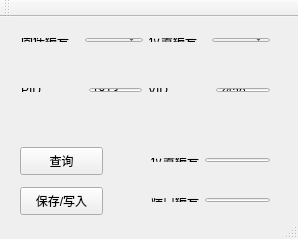
<?xml version="1.0" encoding="UTF-8"?>
<ui version="4.0">
 <class>MainWindow</class>
 <widget class="QMainWindow" name="MainWindow">
  <property name="geometry">
   <rect>
    <x>0</x>
    <y>0</y>
    <width>298</width>
    <height>239</height>
   </rect>
  </property>
  <property name="font">
   <font>
    <pointsize>9</pointsize>
   </font>
  </property>
  <property name="windowTitle">
   <string>MainWindow</string>
  </property>
  <widget class="QWidget" name="centralWidget">
   <widget class="QPushButton" name="pb_Inquiry">
    <property name="geometry">
     <rect>
      <x>20</x>
      <y>130</y>
      <width>83</width>
      <height>28</height>
     </rect>
    </property>
    <property name="text">
     <string>查询</string>
    </property>
   </widget>
   <widget class="QPushButton" name="pb_Write">
    <property name="geometry">
     <rect>
      <x>20</x>
      <y>170</y>
      <width>83</width>
      <height>28</height>
     </rect>
    </property>
    <property name="font">
     <font>
      <pointsize>9</pointsize>
     </font>
    </property>
    <property name="text">
     <string>保存/写入</string>
    </property>
   </widget>
   <widget class="QWidget" name="layoutWidget">
    <property name="geometry">
     <rect>
      <x>10</x>
      <y>10</y>
      <width>271</width>
      <height>26</height>
     </rect>
    </property>
    <layout class="QGridLayout" name="gridLayout">
     <item row="0" column="0">
      <widget class="QLabel" name="label">
       <property name="text">
        <string>固件编号</string>
       </property>
      </widget>
     </item>
     <item row="0" column="1">
      <widget class="QComboBox" name="cb_FWSequenceNumber">
       <item>
        <property name="text">
         <string>1</string>
        </property>
       </item>
       <item>
        <property name="text">
         <string>2</string>
        </property>
       </item>
      </widget>
     </item>
     <item row="0" column="2">
      <widget class="QLabel" name="label_2">
       <property name="text">
        <string>位置编号</string>
       </property>
      </widget>
     </item>
     <item row="0" column="3">
      <widget class="QComboBox" name="cb_Address">
       <item>
        <property name="text">
         <string>1</string>
        </property>
       </item>
       <item>
        <property name="text">
         <string>2</string>
        </property>
       </item>
       <item>
        <property name="text">
         <string>3</string>
        </property>
       </item>
       <item>
        <property name="text">
         <string>4</string>
        </property>
       </item>
       <item>
        <property name="text">
         <string>5</string>
        </property>
       </item>
       <item>
        <property name="text">
         <string>6</string>
        </property>
       </item>
       <item>
        <property name="text">
         <string>7</string>
        </property>
       </item>
       <item>
        <property name="text">
         <string>8</string>
        </property>
       </item>
       <item>
        <property name="text">
         <string>9</string>
        </property>
       </item>
       <item>
        <property name="text">
         <string>10</string>
        </property>
       </item>
       <item>
        <property name="text">
         <string>11</string>
        </property>
       </item>
       <item>
        <property name="text">
         <string>12</string>
        </property>
       </item>
       <item>
        <property name="text">
         <string>13</string>
        </property>
       </item>
       <item>
        <property name="text">
         <string>14</string>
        </property>
       </item>
       <item>
        <property name="text">
         <string>15</string>
        </property>
       </item>
       <item>
        <property name="text">
         <string>16</string>
        </property>
       </item>
       <item>
        <property name="text">
         <string>17</string>
        </property>
       </item>
       <item>
        <property name="text">
         <string>18</string>
        </property>
       </item>
       <item>
        <property name="text">
         <string>19</string>
        </property>
       </item>
       <item>
        <property name="text">
         <string>20</string>
        </property>
       </item>
      </widget>
     </item>
    </layout>
   </widget>
   <widget class="QWidget" name="layoutWidget">
    <property name="geometry">
     <rect>
      <x>10</x>
      <y>60</y>
      <width>271</width>
      <height>26</height>
     </rect>
    </property>
    <layout class="QGridLayout" name="gridLayout_2">
     <item row="0" column="0">
      <widget class="QLabel" name="label_4">
       <property name="minimumSize">
        <size>
         <width>62</width>
         <height>0</height>
        </size>
       </property>
       <property name="text">
        <string>PID</string>
       </property>
      </widget>
     </item>
     <item row="0" column="1">
      <widget class="QLineEdit" name="le_PID">
       <property name="text">
        <string>1813</string>
       </property>
      </widget>
     </item>
     <item row="0" column="2">
      <widget class="QLabel" name="label_5">
       <property name="minimumSize">
        <size>
         <width>62</width>
         <height>0</height>
        </size>
       </property>
       <property name="text">
        <string>VID</string>
       </property>
      </widget>
     </item>
     <item row="0" column="3">
      <widget class="QLineEdit" name="le_VID">
       <property name="text">
        <string>24ae</string>
       </property>
      </widget>
     </item>
    </layout>
   </widget>
   <widget class="QWidget" name="layoutWidget">
    <property name="geometry">
     <rect>
      <x>140</x>
      <y>170</y>
      <width>141</width>
      <height>26</height>
     </rect>
    </property>
    <layout class="QFormLayout" name="formLayout">
     <item row="0" column="0">
      <widget class="QLabel" name="label_3">
       <property name="minimumSize">
        <size>
         <width>0</width>
         <height>0</height>
        </size>
       </property>
       <property name="text">
        <string>端口编号</string>
       </property>
      </widget>
     </item>
     <item row="0" column="1">
      <widget class="QLineEdit" name="le_Port"/>
     </item>
    </layout>
   </widget>
   <widget class="QWidget" name="layoutWidget">
    <property name="geometry">
     <rect>
      <x>140</x>
      <y>130</y>
      <width>141</width>
      <height>26</height>
     </rect>
    </property>
    <layout class="QGridLayout" name="gridLayout_4">
     <item row="0" column="0">
      <widget class="QLabel" name="label_6">
       <property name="minimumSize">
        <size>
         <width>0</width>
         <height>0</height>
        </size>
       </property>
       <property name="text">
        <string>位置编号</string>
       </property>
      </widget>
     </item>
     <item row="0" column="1">
      <widget class="QLineEdit" name="le_Address"/>
     </item>
    </layout>
   </widget>
  </widget>
  <widget class="QStatusBar" name="statusBar"/>
  <widget class="QToolBar" name="toolBar">
   <property name="windowTitle">
    <string>toolBar</string>
   </property>
   <attribute name="toolBarArea">
    <enum>TopToolBarArea</enum>
   </attribute>
   <attribute name="toolBarBreak">
    <bool>false</bool>
   </attribute>
  </widget>
 </widget>
 <layoutdefault spacing="6" margin="11"/>
 <resources/>
 <connections/>
</ui>
